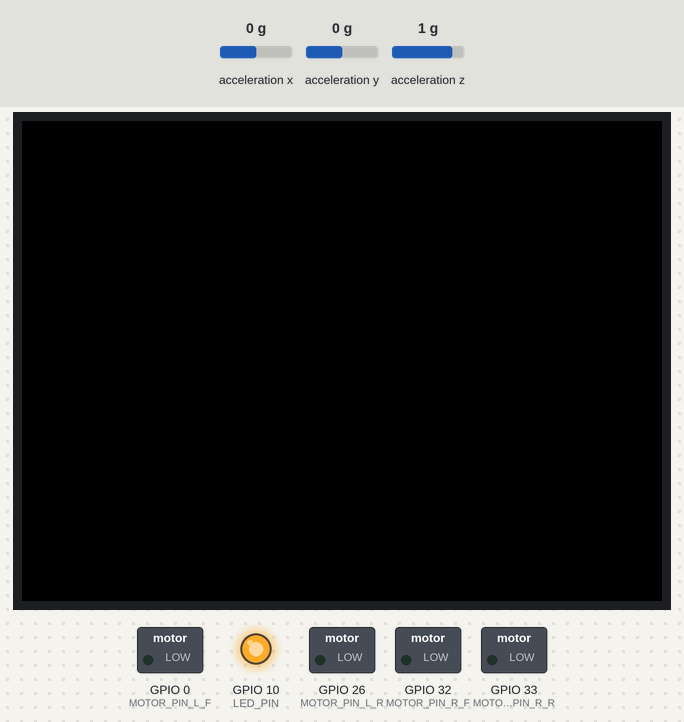
Recording of a sketch running on a simulated ESP32. On the bench: 320×240 colour display, switched loads named in the sketch (green lamp = pin HIGH), output pins drawn as LEDs (lit = HIGH). The inputs (shaded band) are chosen by the test bench; at power-on: acceleration x 0 g, acceleration z 1 g, acceleration y 0 g.

Above: at 1.3 s.
1.4 s: acceleration x set to -1 g
2.9 s: acceleration x set to -1.3 g
At 3.4 s:
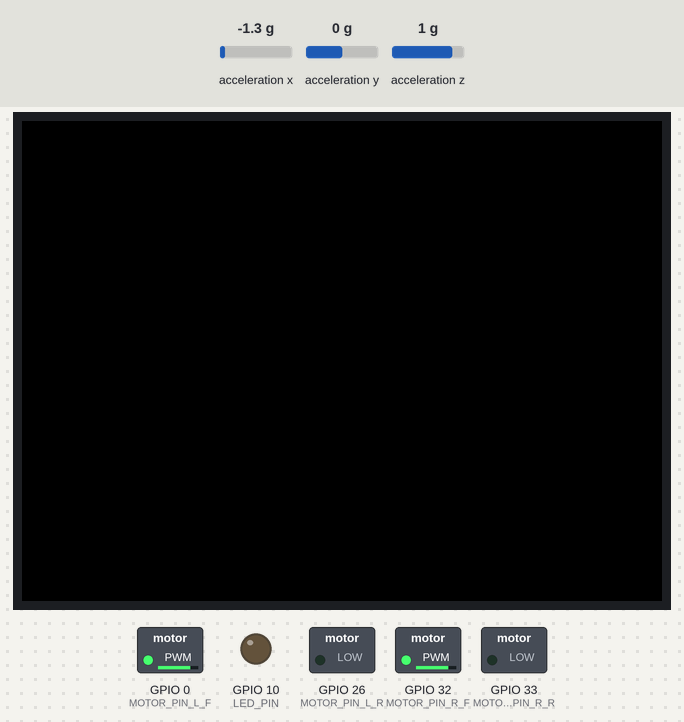
4.4 s: acceleration z set to -1.4 g
At 5.6 s:
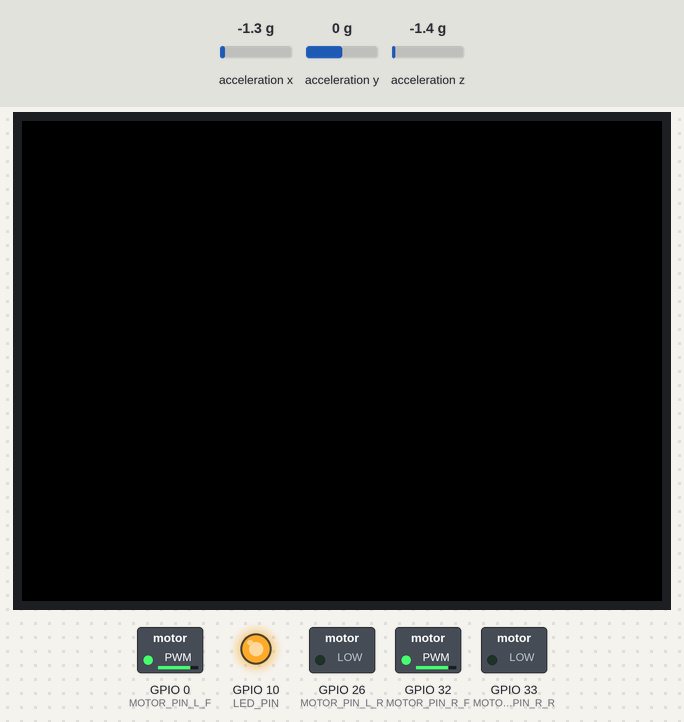
5.9 s: acceleration z set to -0.6 g
7.4 s: acceleration z set to -0.3 g
At 7.9 s:
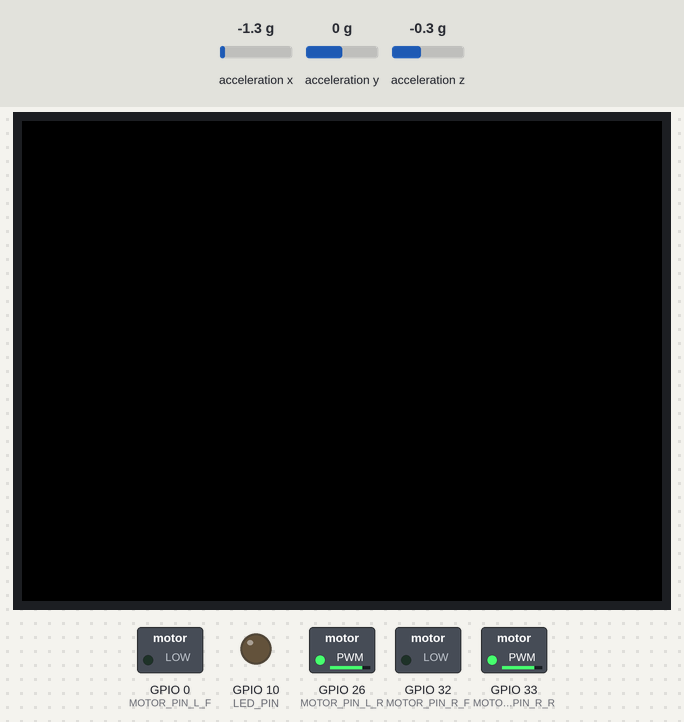
8.9 s: acceleration x set to -1 g
10.4 s: acceleration x set to -0.7 g
At 11.4 s:
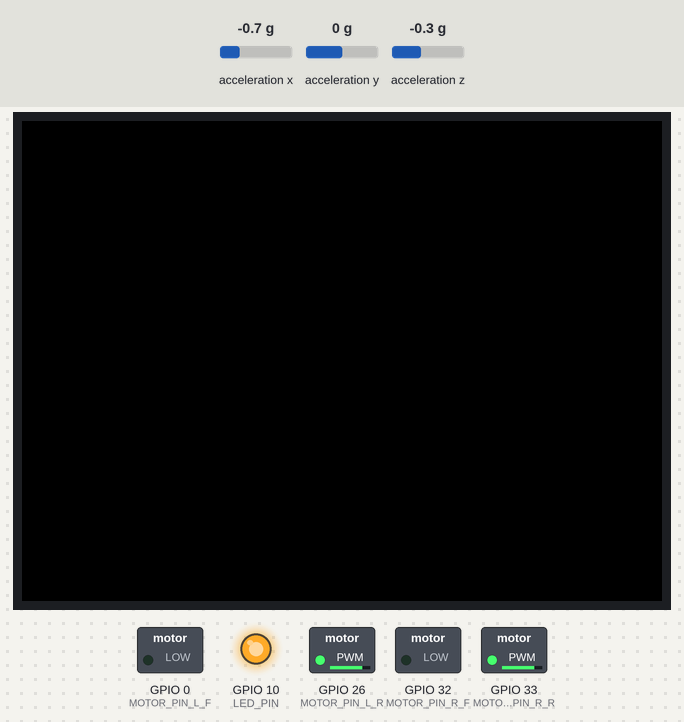
Timing chart, 0 to 12.9 s (numbered marks = the images above; inputs shaded):
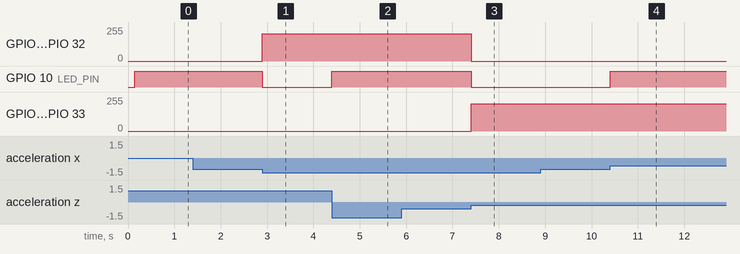

The sketch:

m5_minimum.ino
```cpp
/*
製作者：太田啓介
製作日：2024/11/28

スケッチの概要
 加速度を取得し，機体の現在のyawを計算
 TARGETに指定された目標のyawから離れると離れた量に対し，目標位置に戻すためのモータの回転量をPID補償器を介して計算
 回転量をpwm信号に変換し，DCモータドライバに出力

 倒立している間（±30°）はLEDが光り続ける．
*/

// M5系列の製品共通のライブラリ
#include <M5Unified.h>

// 目標位置のyaw
#define TARGET            -10.4
//PID係数
#define KP                10.0
#define KI                0.05
#define KD                0.0

// 倒立状態を示すLEDのピン番号をマクロで指定
#define LED_PIN 10

// DCモータドライバに接続するピン番号をマクロで指定
#define MOTOR_PIN_L_F        0    // 左モータの正転
#define MOTOR_PIN_L_R        26   // 左モータの逆転
#define MOTOR_PIN_R_F        32   // 右モータの正転
#define MOTOR_PIN_R_R        33   // 右モータの逆転

// PWM信号のチャンネルを指定
#define MOTOR_PWM_R_F        0
#define MOTOR_PWM_R_R        1
#define MOTOR_PWM_L_F        2
#define MOTOR_PWM_L_R        3

// PWM信号の最小値と最大値を指定 周波数を312500Hzにしているため，信号は8bitに分割．
#define MOTOR_POWER_MIN    50
#define MOTOR_POWER_MAX    255


// グローバル変数宣言
/*
 powerはモータの回転量
 Iはyawの偏差の積分値
 prePは前ループのPの値
 preTimeは前ループの処理終了時間
 targetは目標位置TARGETを代入
*/
float power=0,I=0,preP=0,preTime;
float target = TARGET;

//IMUから加速度データを取得し，yawに変換する関数 引数はなしで戻り値はyawのfloat
float readGyro(){

  //ローカル変数指定
  /*
   acc_iは各軸の加速度
   pitch,rollは確認用に作成した変数
  */
  float accX,accY,accZ,pitch,roll,yaw;
  //M5Unified内ImuクラスのgetAccel関数によって加速度を取得．acc_iのポインタを引数にすることで,acc_iに値が代入される．
  M5.Imu.getAccel(&accX, &accY, &accZ);

  //yawの計算 確認用にroll，pitchの計算も行った．
  //roll  =  atan(accX / sqrt((accY * accY) + (accZ * accZ))) * 180 / 3.14;
  //pitch =  atan(accY / sqrt((accX * accX) + (accZ * accZ))) * 180 / 3.14;
  yaw   =  atan(sqrt((accX * accX) + (accY * accY)) / accZ) * 180 / 3.14;

  //yawは直立状態で90°付近のため，倒立状態で0°付近になるようにフォーマット
  if(yaw < 0){
    yaw +=90.0;
  }else{
    yaw -=90.0;
  }

  return yaw;
}

void setup(){

  //M5Unifiedクラスの初期化
  M5.begin();

  //LEDピン（10）の出力指定
  pinMode(LED_PIN, OUTPUT);

  //DCモータドライバに接続するピンの出力指定
  pinMode(MOTOR_PIN_R_F, OUTPUT);
  pinMode(MOTOR_PIN_R_R, OUTPUT);
  pinMode(MOTOR_PIN_L_F, OUTPUT);
  pinMode(MOTOR_PIN_L_R, OUTPUT);

  //pwm信号チャンネルの設定　（チャンネル名，周波数，bit数）
  ledcSetup(MOTOR_PWM_R_F, 312500, 8);
  ledcSetup(MOTOR_PWM_R_R, 312500, 8);
  ledcSetup(MOTOR_PWM_L_F, 312500, 8);
  ledcSetup(MOTOR_PWM_L_R, 312500, 8);

  //pwmチャンネルにピンを対応させる
  ledcAttachPin(MOTOR_PIN_L_F, MOTOR_PWM_L_F); //左モータ正転
  ledcAttachPin(MOTOR_PIN_L_R, MOTOR_PWM_L_R); //左モータ逆転
  ledcAttachPin(MOTOR_PIN_R_F, MOTOR_PWM_R_F); //右モータ正転
  ledcAttachPin(MOTOR_PIN_R_R, MOTOR_PWM_R_R); //右モータ逆転

  //処理開始時の時間を取得
  preTime = micros();
}


void loop() {
  //ローカル変数指定
  /*
   yaw（pitch，roll）はreadGyro関数で取得するyawの値
   Dutyは計算によって求めるpwm信号のDuty比 50~255の値を取る
   nowは目標yawとの現在のyawの偏差
   dtは前回ループから現在までの処理時間
   Pは目標yawと現在のyawの差を -1~+1 にした値
   Iは偏差Pの積分 ループ毎にPを加算
   Dは偏差の微分 前回ループのP（preP）と現在のPとの差を，前回ループから現在までの処理時間（dt）で割った値
   Timeは現在のループを開始した時間これを用いて1ループの処理時間dtを計算
  */
  float pitch,roll,yaw,Duty,P,D,now,dt,Time;

  //readGyro関数でyawを取得
  yaw = readGyro();

  //偏差の計算
  now     = target - yaw;

  //目標位置からの偏差が±30°の間は倒立を維持する処理を実行
  if (-30 < now && now < 30) {
    //倒立している間はLEDを点灯
    digitalWrite(LED_PIN, LOW);

    //PIDの計算
    Time    = micros();
    dt      = (Time - preTime) / 1000000;
    preTime = Time;
    P       = now / 90;
    I      += P * dt;
    D       = (P - preP) / dt;
    preP    = P;
    //計算した偏差，積分値，微分値をそれぞれの係数KP，KI，KDに掛け合わせてモータの回転量を計算
    power  += KP * P + KI * I + KD * D;
    //powerが大きすぎ，または小さすぎる（絶対値が1を超える）場合は1に制限
    if (power < -1) power = -1;
    if (1 < power)  power =  1;

    //powerを50~255の値に変換し，Duty比の変数に代入
    Duty = (int)((MOTOR_POWER_MAX - 50 - MOTOR_POWER_MIN)* abs(power) + MOTOR_POWER_MIN);

    //pwmチャンネルに信号を送信
    //powerが正の場合は正転チャンネルに送信
    //powerが負の場合は逆転チャンネルに送信
    ledcWrite( MOTOR_PWM_R_F,(power < 0 ?    0 : Duty));
    ledcWrite( MOTOR_PWM_L_F,(power < 0 ?    0 : Duty));
    ledcWrite( MOTOR_PWM_R_R,(power < 0 ? Duty :    0));
    ledcWrite( MOTOR_PWM_L_R,(power < 0 ? Duty :    0));

  } else {
    //偏差が±30°を超えたら倒れたとみなし，処理を実行しない

    //LEDを消灯
    digitalWrite(LED_PIN, HIGH);

    //モータの制御量を初期化
    power = 0;
    //偏差の累積値を初期化
    I = 0;
  }

  //目標位置targetをTARGET代入（バグ回避）
  target = TARGET;
}
```

Measured:
- the behaviour switches between -1.1 and -1.2 g on acceleration x (found by bisection; images 0 and 1)
- the behaviour switches between -0.5 and -0.4 g on acceleration z (found by bisection; images 2 and 3)
- the behaviour switches between -0.9 and -0.8 g on acceleration x (found by bisection; images 3 and 4)
- after the input at 1.4 s, every drawn part: stays the same
- after the input at 2.9 s, GPIO 0 (MOTOR_PIN_L_F), GPIO 32 (MOTOR_PIN_R_F): 0/255 → 204/255 at once; GPIO 10 (LED_PIN): HIGH → LOW at once
- after the input at 4.4 s, GPIO 10 (LED_PIN): LOW → HIGH at once
- after the input at 5.9 s, every drawn part: stays the same
- after the input at 7.4 s, GPIO 0 (MOTOR_PIN_L_F), GPIO 32 (MOTOR_PIN_R_F): 204/255 → 0/255 at once; GPIO 10 (LED_PIN): HIGH → LOW at once; GPIO 26 (MOTOR_PIN_L_R), GPIO 33 (MOTOR_PIN_R_R): 0/255 → 204/255 at once
- after the input at 8.9 s, every drawn part: stays the same
- after the input at 10.4 s, GPIO 10 (LED_PIN): LOW → HIGH at once
